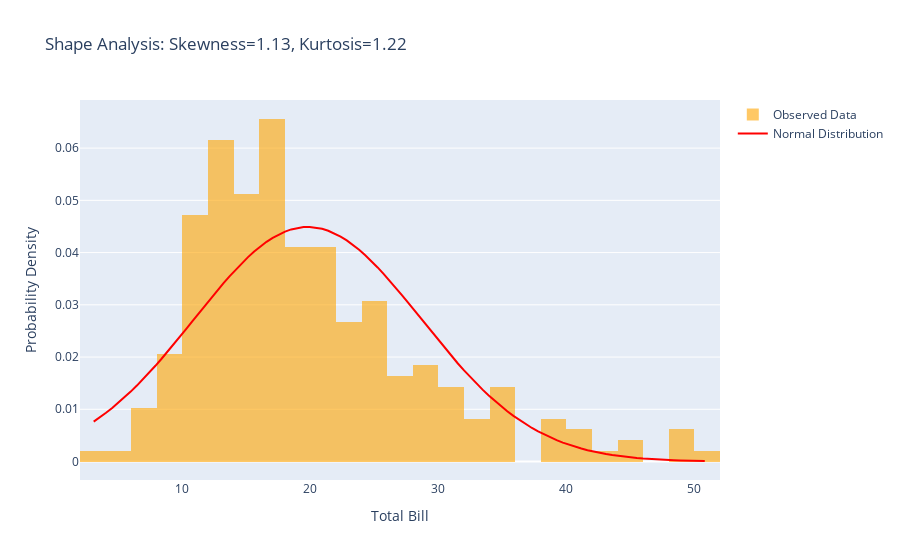

The code cell stored with this chart in its notebook:
### Code cell
# Interactive Visualization: Shape (Histogram vs Normal Curve)
mu, std = stats.norm.fit(df['total_bill'])
x_range = np.linspace(df['total_bill'].min(), df['total_bill'].max(), 100)
pdf = stats.norm.pdf(x_range, mu, std)

fig = go.Figure()
fig.add_trace(go.Histogram(x=df['total_bill'], histnorm='probability density', name='Observed Data', opacity=0.6, marker_color='orange'))
fig.add_trace(go.Scatter(x=x_range, y=pdf, mode='lines', name='Normal Distribution', line=dict(color='red', width=2)))
fig.update_layout(title=f"Shape Analysis: Skewness={df['total_bill'].skew():.2f}, Kurtosis={df['total_bill'].kurt():.2f}", xaxis_title="Total Bill", yaxis_title="Probability Density")
fig.show()
